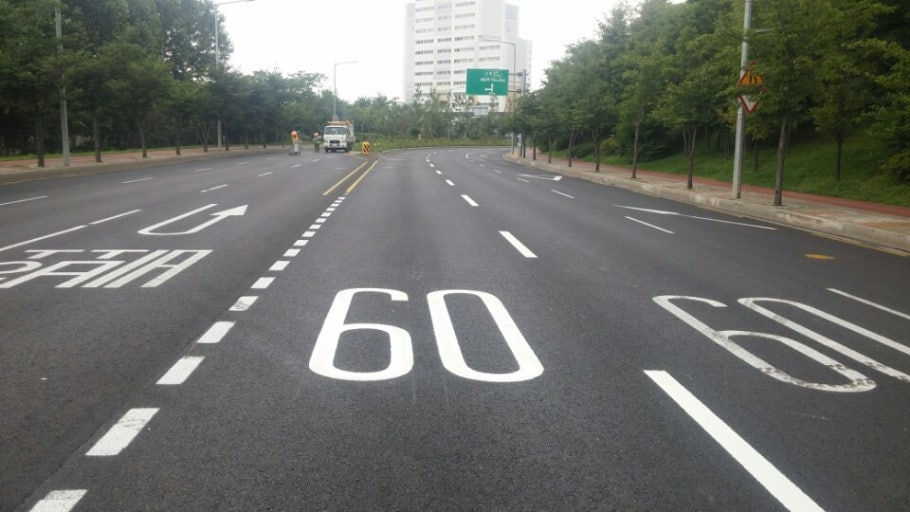
#> input picture lane_project/road.jpg, 910 x 512 px
$ python lane_detection.py
#> lines starting #> are read from the running program, lines starting #| are printed output that depends on the picture; after the words box and inside, x2 and y2 are one past the last pixel; in counts of white or black regions, pixels touching at a corner belong together
import cv2
import numpy as np


img = cv2.imread("road.jpg")
#> img is the input picture: shape (512, 910, 3); mean B, G, R 106.6, 111.4, 109.5

if img is None:
    print("이미지를 찾을 수 없습니다. 파일 이름을 확인하세요.")

else:
    img = cv2.resize(img, (900, 500))
#> img: shape (500, 900, 3)
    result = img.copy()

    gray = cv2.cvtColor(img, cv2.COLOR_BGR2GRAY)
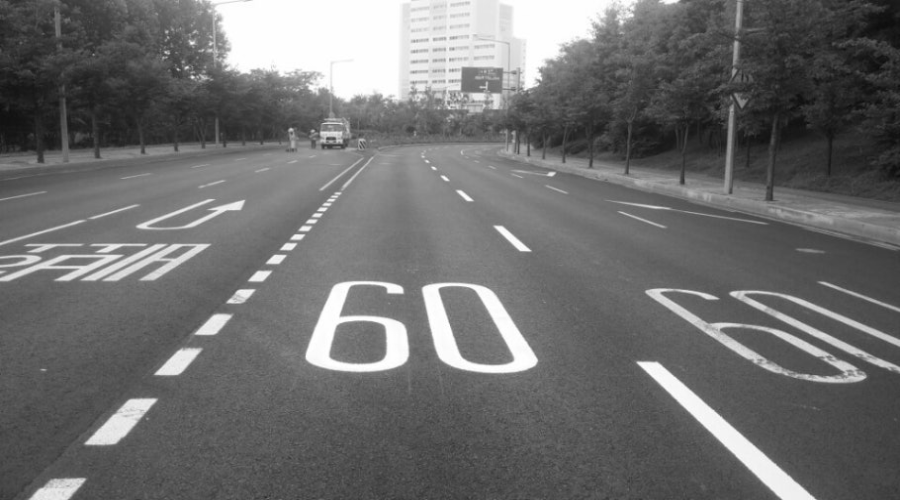
#> gray: shape (500, 900); min 13, max 255, mean 110.1
    blur = cv2.GaussianBlur(gray, (5, 5), 0)
    edge = cv2.Canny(blur, 50, 150)
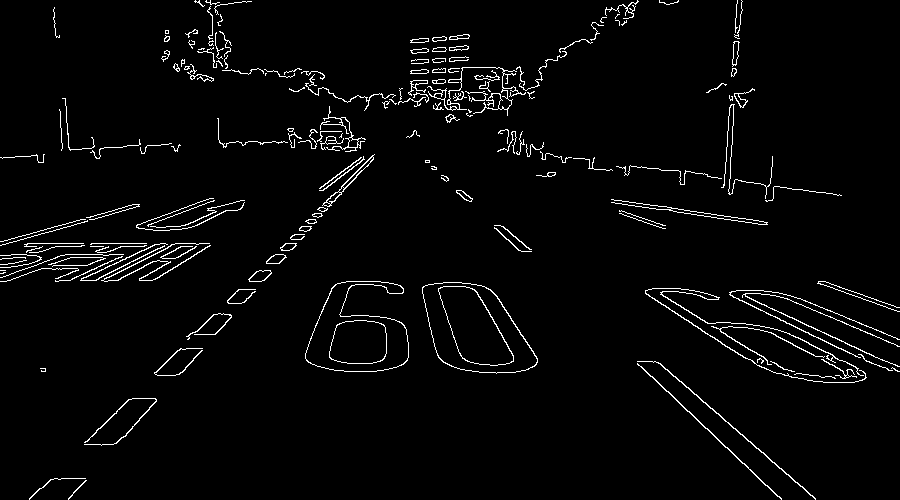
#> edge: shape (500, 900); 3% white in thin lines or dots

    height, width = edge.shape
#> height = 500; width = 900
    image_center = width // 2
#> image_center = 450

    mask = np.zeros_like(edge)

    polygon = np.array([[
        (0, height),
        (width, height),
        (int(width * 0.65), int(height * 0.55)),
        (int(width * 0.35), int(height * 0.55))
    ]], dtype=np.int32)

    cv2.fillPoly(mask, polygon, 255)
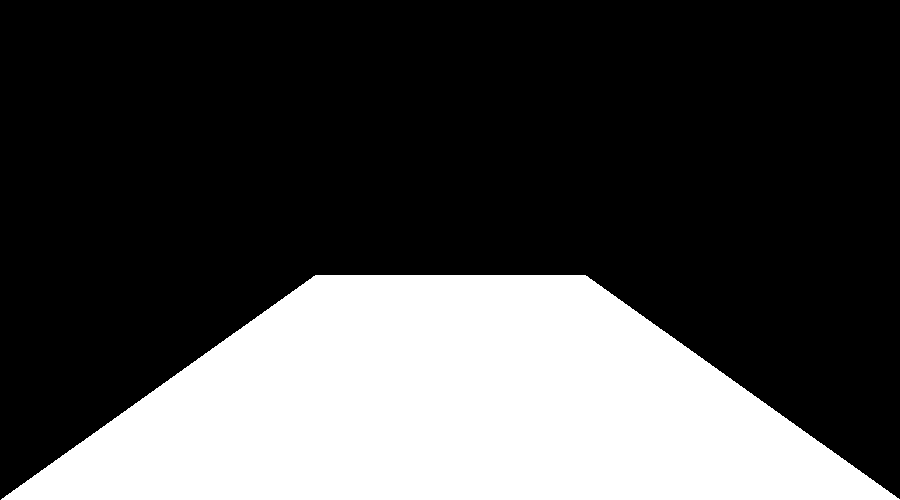
#> mask: shape (500, 900); 29.3% white; 1 white region, box (x1, y1, x2, y2) and area: (1, 275, 900, 500) 131715

    cv2.rectangle(
        mask,
        (int(width * 0.25), int(height * 0.52)),
        (int(width * 0.72), int(height * 0.92)),
        0,
        -1
    )
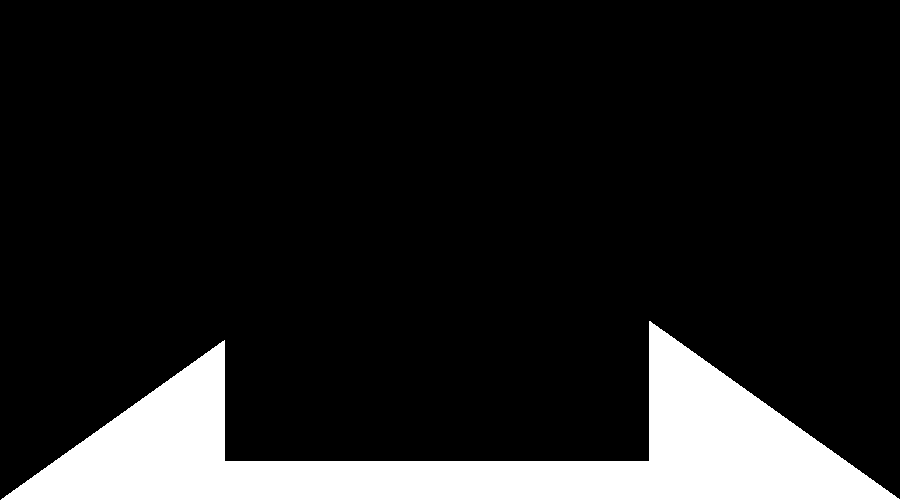
#> mask: shape (500, 900); 12.7% white; 1 white region, box (x1, y1, x2, y2) and area: (1, 321, 900, 500) 57214

    roi = cv2.bitwise_and(edge, mask)
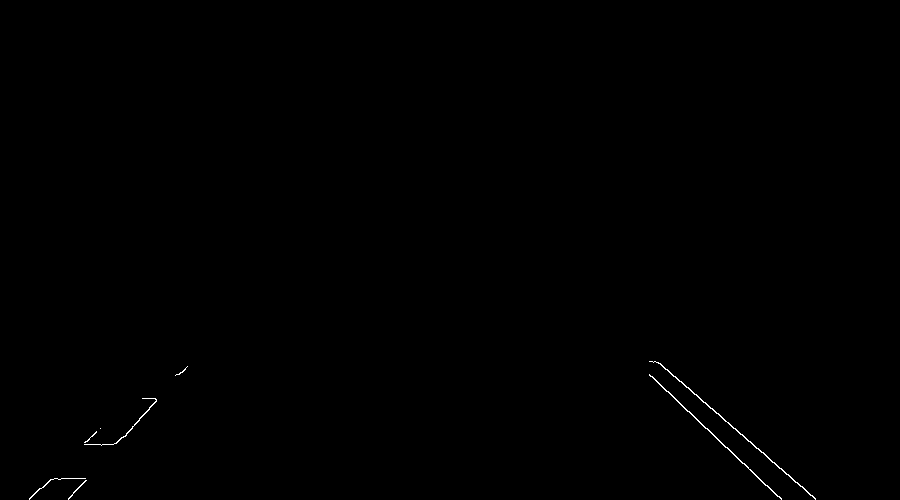
#> roi: shape (500, 900); 0.19% white in thin lines or dots, all inside (x1, y1, x2, y2) = (29, 361, 816, 500)

    lines = cv2.HoughLinesP(
        roi,
        rho=1,
        theta=np.pi / 180,
        threshold=35,
        minLineLength=35,
        maxLineGap=90
    )
#> lines = [[649, 375, 781, 498], [658, 362, 815, 498], [68, 498, 187, 366], [657, 362, 815, 499], [29, 499, 100, 428], [668, 391, 777, 496], [73, 492, 183, 370]]

    left_lines = []
    right_lines = []

    if lines is not None:
        for line in lines:
            x1, y1, x2, y2 = line[0]

            if x2 - x1 == 0:
                continue

            slope = (y2 - y1) / (x2 - x1)

            if abs(slope) < 0.4:
                continue

            length = np.sqrt((x2 - x1) ** 2 + (y2 - y1) ** 2)

            if length < 30:
                continue

            mid_x = (x1 + x2) // 2
            mid_y = (y1 + y2) // 2

            if int(width * 0.25) < mid_x < int(width * 0.72) and int(height * 0.52) < mid_y < int(height * 0.92):
                continue

            if slope < 0:
                left_lines.append((x1, y1, x2, y2))
                cv2.line(result, (x1, y1), (x2, y2), (255, 0, 0), 3)
            else:
                right_lines.append((x1, y1, x2, y2))
                cv2.line(result, (x1, y1), (x2, y2), (0, 255, 0), 3)
#> this loop made 7 passes
#> (x1, y1, x2, y2, slope, length, mid_x, mid_y) on passes 1 to 7: (649, 375, 781, 498, 0.932, 180.4, 715, 436), (658, 362, 815, 498, 0.866, 207.7, 736, 430), (68, 498, 187, 366, -1.11, 177.7, 127, 432), (657, 362, 815, 499, 0.867, 209.1, 736, 430), (29, 499, 100, 428, -1, 100.4, 64, 463), (668, 391, 777, 496, 0.963, 151.3, 722, 443), (73, 492, 183, 370, -1.11, 164.3, 128, 431)
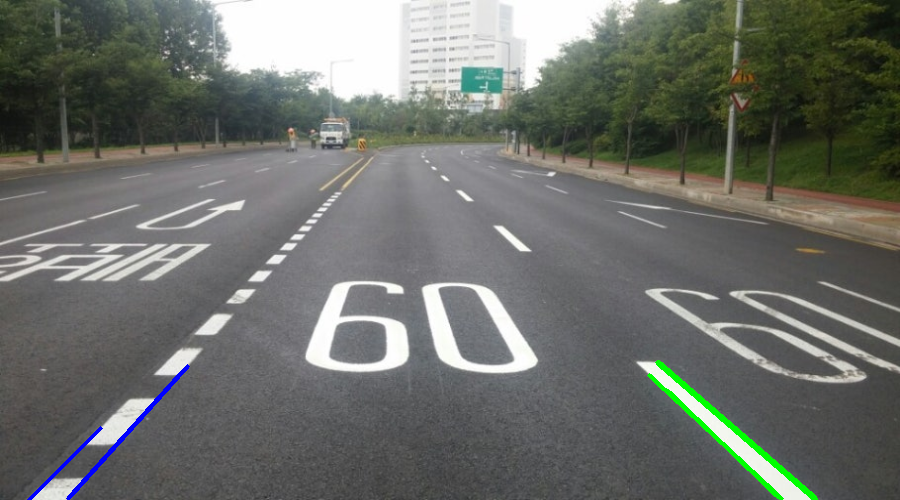
#> result: shape (500, 900, 3); mean B, G, R 106, 111.3, 108.2
#> after the loop, left_lines = [(68, 498, 187, 366), (29, 499, 100, 428), (73, 492, 183, 370)]; right_lines = [(649, 375, 781, 498), (658, 362, 815, 498), (657, 362, 815, 499), (668, 391, 777, 496)]

    def get_lane_x(lines, y_target):
#> called with y_target = 500
        x_list = []

        for x1, y1, x2, y2 in lines:
            if x2 - x1 == 0:
                continue

            slope = (y2 - y1) / (x2 - x1)

            if slope == 0:
                continue

            x = int(x1 + (y_target - y1) / slope)
            x_list.append(x)
#> this loop made 3 passes
#> (x1, y1, x2, y2, slope, x) on passes 1 to 3: (68, 498, 187, 366, -1.11, 66), (29, 499, 100, 428, -1, 28), (73, 492, 183, 370, -1.11, 65)
#> after the loop, x_list = [66, 28, 65]

        if len(x_list) == 0:
            return None

        return int(np.mean(x_list))

    left_lane_x = get_lane_x(left_lines, height)
#> left_lane_x = 53
    right_lane_x = get_lane_x(right_lines, height)
#> the loop in get_lane_x (call 2), `for x1, y1, x2, y2 in lines:` made 4 passes
#> (x1, y1, x2, y2, slope, x) on passes 1 to 4: (649, 375, 781, 498, 0.932, 783), (658, 362, 815, 498, 0.866, 817), (657, 362, 815, 499, 0.867, 816), (668, 391, 777, 496, 0.963, 781)
#> right_lane_x = 799

    lane_center = image_center
#> lane_center = 450
    lane_error = 0

    if left_lane_x is not None and right_lane_x is not None:
        lane_center = (left_lane_x + right_lane_x) // 2
#> lane_center = 426
        lane_error = image_center - lane_center
#> lane_error = 24

        cv2.line(result, (left_lane_x, height), (left_lane_x, int(height * 0.55)), (255, 0, 0), 3)
        cv2.line(result, (right_lane_x, height), (right_lane_x, int(height * 0.55)), (0, 255, 0), 3)

    elif left_lane_x is not None:
        lane_center = left_lane_x + 300
        lane_error = image_center - lane_center
        cv2.line(result, (left_lane_x, height), (left_lane_x, int(height * 0.55)), (255, 0, 0), 3)

    elif right_lane_x is not None:
        lane_center = right_lane_x - 300
        lane_error = image_center - lane_center
        cv2.line(result, (right_lane_x, height), (right_lane_x, int(height * 0.55)), (0, 255, 0), 3)

    cv2.line(result, (image_center, height), (image_center, int(height * 0.55)), (0, 0, 255), 2)
    cv2.line(result, (lane_center, height), (lane_center, int(height * 0.55)), (0, 255, 255), 2)

    cv2.putText(result, f"Image Center: {image_center}", (30, 40),
                cv2.FONT_HERSHEY_SIMPLEX, 0.8, (0, 0, 255), 2)

    cv2.putText(result, f"Lane Center: {lane_center}", (30, 75),
                cv2.FONT_HERSHEY_SIMPLEX, 0.8, (0, 255, 255), 2)

    cv2.putText(result, f"Lane Error: {lane_error} px", (30, 110),
                cv2.FONT_HERSHEY_SIMPLEX, 0.8, (255, 255, 0), 2)
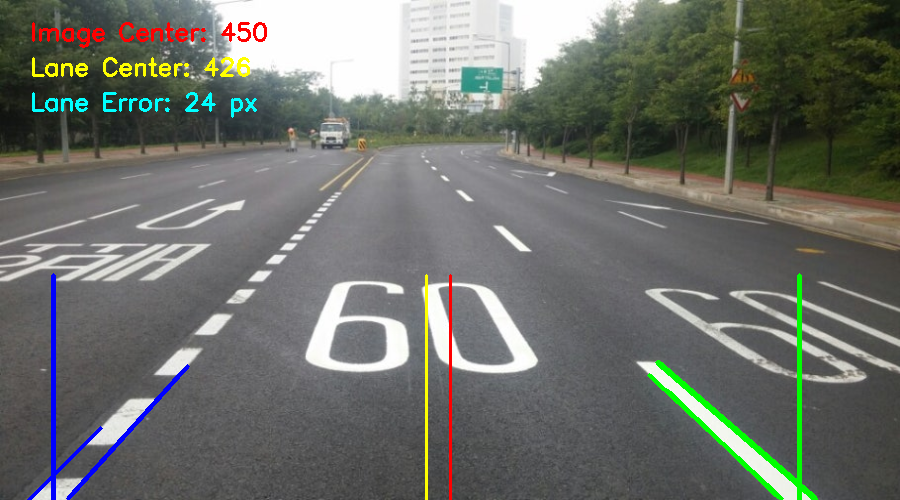
#> result: shape (500, 900, 3); mean B, G, R 105.7, 112, 109

    cv2.imshow("ROI Result", roi)
    cv2.imshow("Lane Detection Result", result)

    cv2.imwrite("roi_result.png", roi)
    cv2.imwrite("lane_result.png", result)

    cv2.waitKey(0)
    cv2.destroyAllWindows()

$ run again, with lane_project/green.jpg copied over lane_project/road.jpg
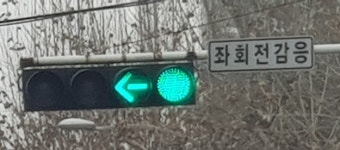
#> input picture lane_project/green.jpg, 340 x 150 px
#> img is the input picture: shape (150, 340, 3); mean B, G, R 112, 117, 110
#> img: shape (500, 900, 3)
#> `edge = cv2.Canny(blur, 50, 150)`:
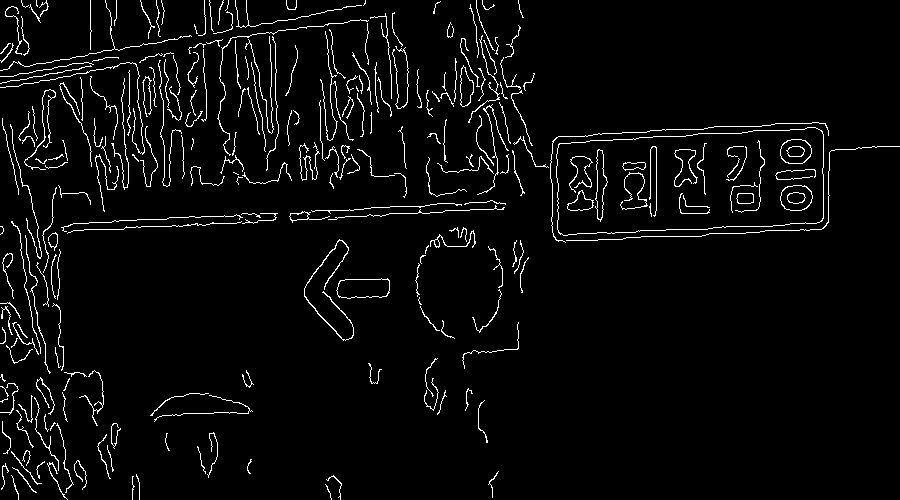
#> edge: shape (500, 900); 3.9% white in thin lines or dots
#> roi: shape (500, 900); 0.19% white in thin lines or dots, all inside (x1, y1, x2, y2) = (15, 393, 499, 500)
#> lines = [[159, 416, 224, 412], [18, 494, 175, 396]]
#> the loop `for line in lines:` made 2 passes
#> (x1, y1, x2, y2, slope) on pass 1: (159, 416, 224, 412, -0.0615)
#> after the loop `for line in lines:`: left_lines = [(18, 494, 175, 396)]; right_lines = []
#> the loop in get_lane_x, `for x1, y1, x2, y2 in lines:` made 1 pass
#> (x1, y1, x2, y2, slope, x) on pass 1: (18, 494, 175, 396, -0.624, 8)
#> after the loop in get_lane_x, `for x1, y1, x2, y2 in lines:`: x_list = [8]
#> left_lane_x = 8
#> `lane_center = left_lane_x + 300`: lane_center = 308
#> lane_error = 142
#> `cv2.putText(result, f"Lane Error: {lane_error} px", (30, 110), cv2.FON..`:
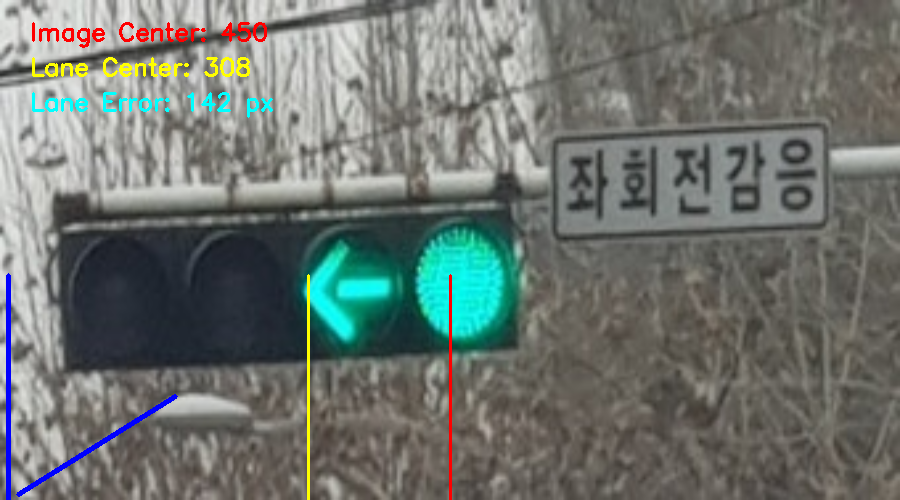
#> result: shape (500, 900, 3); mean B, G, R 111.3, 116.2, 109.9
